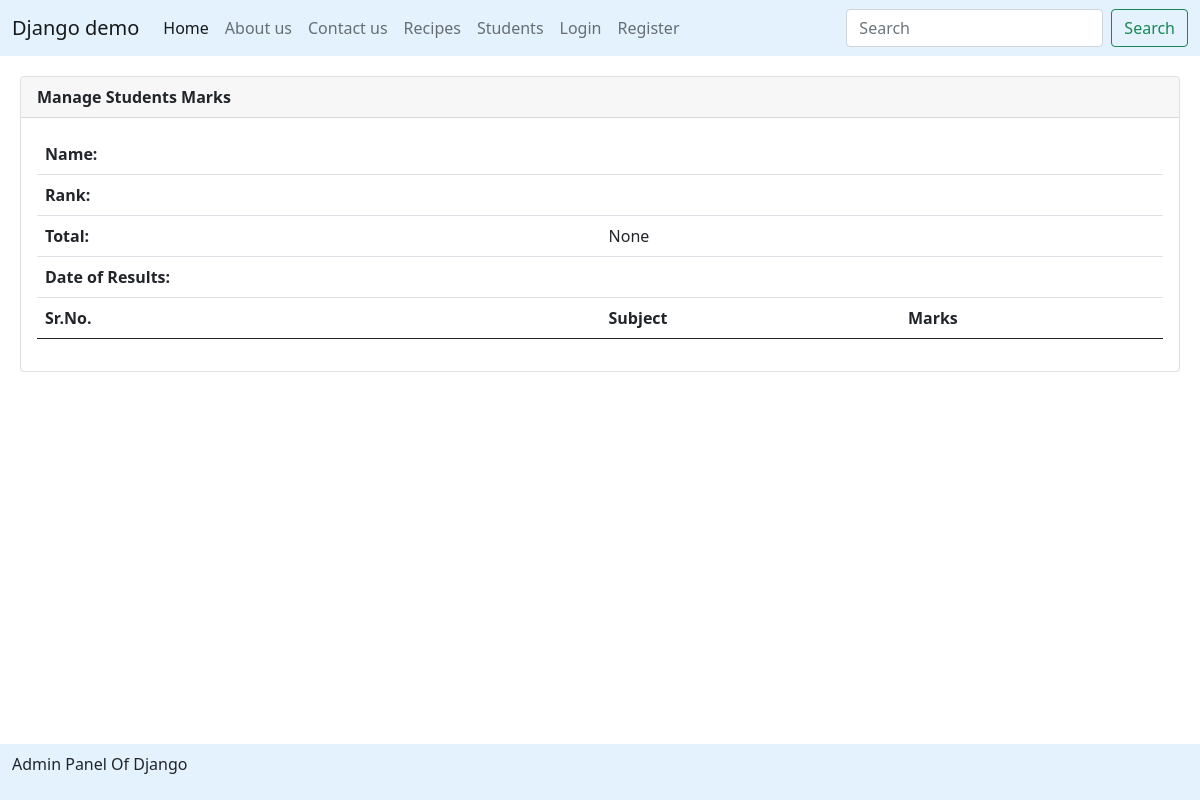
Page /students/marks/STU-0821 on the earlier database version.
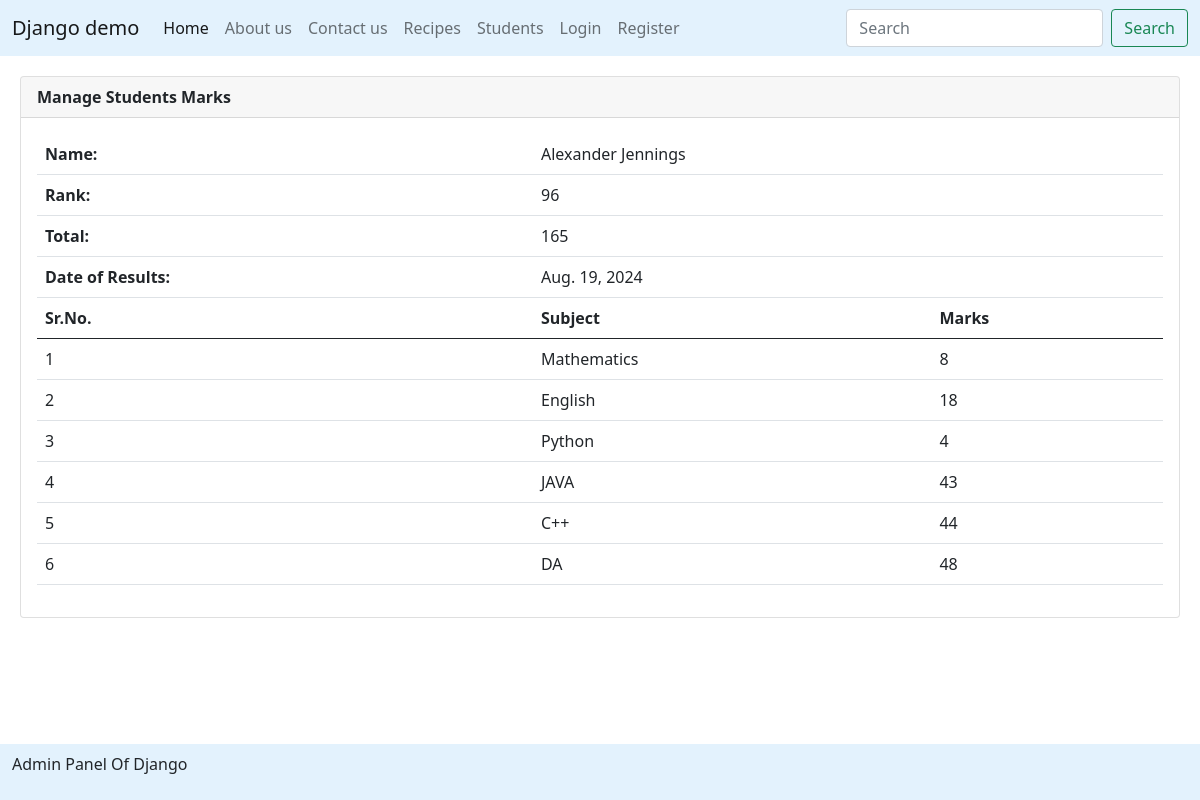
Same page on the later database version.
### recipe/models.py (models this page shows, shortened)
class SubjectMarks(models.Model):
    student = models.ForeignKey(Student, related_name="studentmarks", on_delete=models.CASCADE)
    subject = models.ForeignKey(Subject, on_delete=models.CASCADE)
    marks = models.IntegerField()
    class Meta:
        unique_together = ['student', 'subject']

class Student(models.Model):
    department = models.ForeignKey(Department, related_name="depart", on_delete=models.CASCADE)
    student_id = models.OneToOneField(StudentID, related_name="studentid", on_delete=models.CASCADE)
    name = models.CharField(max_length=100)
    email = models.EmailField()
    phone = models.CharField(max_length=100)
    age = models.IntegerField()
    address = models.TextField(null=True, blank=True)
    is_deleted = models.BooleanField(default=False)
    objects = StudentsManager()
    admin_objects = models.Manager()
    def __str__(self) -> str:
        return self.name
    class Meta:
        ordering = ['name']
        verbose_name = "student"

class ReportCard(models.Model):
    student = models.ForeignKey(Student, related_name="studentreportcard", on_delete=models.CASCADE)
    student_rank = models.IntegerField()
    date_of_report_card_generation = models.DateField(auto_now_add=True)
    class Meta:
        unique_together = ['student_rank', 'date_of_report_card_generation']

class Subject(models.Model):
    subject_name = models.CharField(max_length=100)
    def __str__(self) -> str:
        return self.subject_name

### recipe/views.py (the view)
# urls.py: path('students/marks/<student_id>', see_marks, name="see_marks"),
def see_marks(request, student_id):
   queryset = SubjectMarks.objects.filter(student__student_id__student_id = student_id)
   total_marks = queryset.aggregate(total_marks = Sum('marks'))
   context = {'page':'Django Student Marks', 'marks':queryset, 'total_marks':total_marks}
   return render(request, 'report/student_marks.html', context)

### recipe/templates/report/student_marks.html
{% extends "layouts/master.html" %}
{% block main %}
<div class="card" style="margin: 20px;">
    <div class="card-header">
       <b>Manage Students Marks</b>
    </div>
    <div class="card-body">
            <table class="table">
                <thead>
                    <tr>
                        <th>Name:</th>
                        <td colspan="2">{{ marks.first.student }}</td>
                    </tr>
                    <tr>
                        <th>Rank:</th>
                        <td colspan="2">{{ marks.first.student.studentreportcard.first.student_rank }}</td>
                    </tr>
                    <tr>
                        <th>Total:</th>
                        <td colspan="2">{{ total_marks.total_marks }}</td>
                    </tr>
                    <tr>
                        <th>Date of Results:</th>
                        <td colspan="2">{{ marks.first.student.studentreportcard.first.date_of_report_card_generation }}</td>
                    </tr>
                    <tr>
                        <th>Sr.No.</th>
                        <th>Subject</th>
                        <th>Marks</th>
                    </tr>
                </thead>
                <tbody>
                    {% for mark in marks %}
                    <tr>
                        <td>{{ forloop.counter }}</td>
                        <td>{{ mark.subject }}</td>
                        <td>{{ mark.marks }}</td>
                    </tr>
                    {% endfor %}
                </tbody>
            </table>
    </div>
</div>
<br>
<br>
<br>
<br>
<br>
    {% endblock %}

### home/templates/layouts/master.html (shortened to what this page needs)
<!DOCTYPE html>
<html lang="en">
<head>
    <link href="https://cdn.jsdelivr.net/npm/bootstrap@5.0.2/dist/css/bootstrap.min.css" rel="stylesheet">
</head>
<body>
    <nav class="navbar navbar-expand-lg navbar-light" style="background: #e3f2fd;">
        <div class="container-fluid">
          <a class="navbar-brand" href="/">Django demo</a>
          <div class="collapse navbar-collapse" id="navbarSupportedContent">
            <ul class="navbar-nav me-auto mb-2 mb-lg-0">
              <li class="nav-item">
                <a class="nav-link active" aria-current="page" href="/">Home</a>
              </li>
              <li class="nav-item">
                <a class="nav-link" href="/about/">About us</a>
              </li>
              <li class="nav-item">
                <a class="nav-link" href="/contact/">Contact us</a>
              </li>
              <li class="nav-item">
                <a class="nav-link" href="/recipe/">Recipes</a>
              </li>
              <li class="nav-item">
                <a class="nav-link" href="/students/">Students</a>
              </li>
              {% if request.user.is_authenticated %}
              <li class="nav-item dropdown">
                  <a class="nav-link dropdown-toggle" href="#" id="navbarDropdown" role="button" data-bs-toggle="dropdown" aria-expanded="false">
                   {{ request.user.first_name }}
                  </a>
                  <ul class="dropdown-menu" aria-labelledby="navbarDropdown">
                    <li><a class="dropdown-item" href="/logout/">Logout</a></li>
                  </ul>
                </li>
              {% else %}
              <li class="nav-item">
                <a class="nav-link" href="/login/">Login</a>
              </li>
              <li class="nav-item">
                <a class="nav-link" href="/register/">Register</a>
              </li>
              {% endif %}
            </ul>
            <form class="d-flex">
              <input class="form-control me-2" type="search" placeholder="Search" aria-label="Search">
              <button class="btn btn-outline-success" type="submit">Search</button>
            </form>
          </div>
        </div>
      </nav>
    {% block main %}
    {% endblock %}
<footer>
    <nav class="navbar fixed-bottom navbar-light" style="background: #e3f2fd;">
        <div class="container-fluid">
            <p class="text-center">Admin Panel Of Django</p>
        </div>
      </nav>
</footer>
</body>
</html>

Differences in the rows shown:
now on this page (row edited): SubjectMarks: first.student "Alexander Jennings", first.student.studentreportcard.first.student_rank "96", first.student.studentreportcard.first.date_of_report_card_generation "Aug. 19, 2024", subject "Mathematics", marks "8"
now on this page (row edited): SubjectMarks: subject "English", marks "18"
now on this page (row edited): SubjectMarks: subject "Python", marks "4"
now on this page (row edited): SubjectMarks: subject "JAVA", marks "43"
now on this page (row edited): SubjectMarks: subject "C++", marks "44"
now on this page (row edited): SubjectMarks: subject "DA", marks "48"
Other differences:
{{ total_marks.total_marks }}: "None" → "165"
